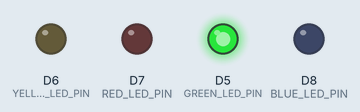
Recording of a sketch running on a simulated ESP8266 (NodeMCU). On the bench: output pins drawn as LEDs (lit = HIGH). WiFi joins after 1.5 s; servers stay silent unless stated; uploads are accepted with an empty reply; what the sketch prints to the serial monitor is not drawn.

Above: at 1.1 s.
At 2.1 s:
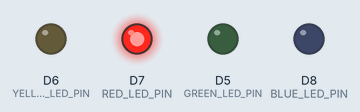
At 4.2 s:
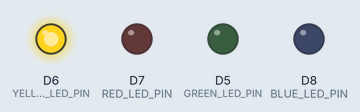
At 4.9 s:
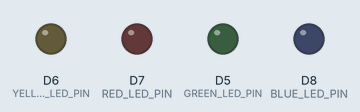
Timing chart, 0 to 6.4 s (numbered marks = the images above):
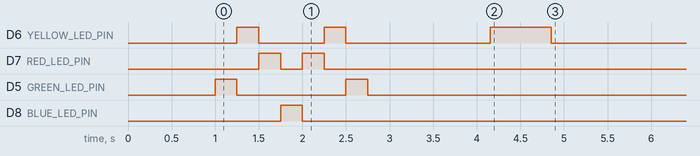

The sketch:

Program.ino
```cpp
// (licence header left out)
#include <ESP8266WiFi.h>
#include <WiFiClientSecure.h>
#include <ArduinoJson.h>
#include "user_interface.h"

// Global constants
const int GREEN_LED_PIN = D5;
const int YELLOW_LED_PIN = D6;
const int RED_LED_PIN = D7;
const int BLUE_LED_PIN = D8;
const char* ssid = "your-wifi-name";
const char* password = "your-password";
const char* host = "api.example.com";
const int httpsPort = 443;
const char* url = "/v1/value";
const char* fingerprint = "65 39 e1 1c 10 db af a4 ae ec 8e 7e a3 d4 68 e7 dc 36 f5 70";

// Global variables
bool global_success = false;   // Result of last request to server
int global_value = 0;          // Value from server to control LED tower
os_timer_t global_timer;       // Timer for LED blinking
bool global_blink = false;     // LED blinking state (on/off)

// Connect device to Wi-Fi network
void connectWiFi() {

  // Init Wi-Fi
  Serial.println();
  Serial.print("connecting to ");
  Serial.println(ssid);
  WiFi.begin(ssid, password);

  // Wait for Wi-Fi connection
  while (WiFi.status() != WL_CONNECTED) {
    delay(700);
    Serial.print(".");

    // Blink yellow LED
    digitalWrite(YELLOW_LED_PIN, global_blink ? HIGH : LOW);
    global_blink = !global_blink;
  }

  // Turn off yellow LED
  digitalWrite(YELLOW_LED_PIN, LOW);
  Serial.println("");
  Serial.println("WiFi connected");
  Serial.println("IP address: ");
  Serial.println(WiFi.localIP());

}

// Connect device to REST API server over secure HTTPS
void connectServer() {

  // Use WiFiClientSecure class to create TLS connection
  WiFiClientSecure client;
  Serial.print("connecting to ");
  Serial.println(host);

  // Connection status
  if (client.connect(host, httpsPort)) {
    // Success
    Serial.println("connected!");
  }
  else {
    // Failure
    Serial.println("connection failed");
    return;
  }

  // Verify TLS certificate fingerprint
  if (client.verify(fingerprint, host)) {
    Serial.println("certificate matches");
  } else {
    Serial.println("certificate doesn't match");
  }

  // Send HTTP GET request
  client.print("GET ");
  client.print(url);
  client.println(" HTTP/1.1");
  client.print("Host: ");
  client.println(host);
  client.println("Content-Type: application/json");
  client.println("Connection: close");
  client.println();

  // Pause to let answer the server
  delay(500);

  // Read HTTP header from server
  String json = "";
  bool header = true;
  while(header && client.available()){
    String line = client.readStringUntil('\r');
    if (line == "HTTP/1.1 200 OK") global_success = true;
    if (line == "\n") header = false;
    Serial.print(line);
  }
  Serial.println();
  if (global_success) Serial.println("HTTP OK");
  else Serial.println("HTTP ERROR");

  // Read HTTP body from server
  while (global_success && !header && client.available()) {
    String line = client.readStringUntil('\r');
    Serial.print(line);
    json = json + line;
  }
  Serial.println();
  Serial.println("closing connection");

  // Reading JSON
  DynamicJsonBuffer jsonBuffer(200);
  JsonObject& root = jsonBuffer.parseObject(json);
  Serial.print("JsonObject: ");
  Serial.println((int)root["code"]);
  if (root.success()) {

    // Read REST API status code
    const int code = root["code"];
    const char* message = root["message"];
    Serial.print("code: ");
    Serial.println(code);
    Serial.print("message: ");
    Serial.println(message);

    // Read REST API value
    if (code == 200) {
      global_value = root["data"]["value"];
      Serial.print("value: ");
      Serial.println(global_value);

      // Turn on/off LED colors
      digitalWrite(GREEN_LED_PIN, global_value == 1 ? HIGH : LOW);
      if (global_value != 2) digitalWrite(YELLOW_LED_PIN, LOW);
      if (global_value != 3) digitalWrite(RED_LED_PIN, LOW);
      if (global_value != 4) digitalWrite(BLUE_LED_PIN, LOW);
    }
  }
}

// Timer callback for LED blinking
void timerCallback(void *pArg) {

  digitalWrite(YELLOW_LED_PIN, global_blink && (global_value == 2) ? HIGH : LOW);
  digitalWrite(RED_LED_PIN, global_blink && (global_value == 3) ? HIGH : LOW);
  digitalWrite(BLUE_LED_PIN, global_blink && (global_value == 4) ? HIGH : LOW);
  global_blink = !global_blink;

}

// Setup code to run once
void setup() {

  // Set pin ouput mode
  pinMode(GREEN_LED_PIN, OUTPUT);
  pinMode(YELLOW_LED_PIN, OUTPUT);
  pinMode(RED_LED_PIN, OUTPUT);
  pinMode(BLUE_LED_PIN, OUTPUT);

  // Turn off all LED
  digitalWrite(GREEN_LED_PIN, LOW);
  digitalWrite(YELLOW_LED_PIN, LOW);
  digitalWrite(RED_LED_PIN, LOW);
  digitalWrite(BLUE_LED_PIN, LOW);
  delay(1000);

  // Light show
  digitalWrite(GREEN_LED_PIN, HIGH);
  digitalWrite(YELLOW_LED_PIN, LOW);
  digitalWrite(RED_LED_PIN, LOW);
  digitalWrite(BLUE_LED_PIN, LOW);
  delay(250);
  digitalWrite(GREEN_LED_PIN, LOW);
  digitalWrite(YELLOW_LED_PIN, HIGH);
  digitalWrite(RED_LED_PIN, LOW);
  digitalWrite(BLUE_LED_PIN, LOW);
  delay(250);
  digitalWrite(GREEN_LED_PIN, LOW);
  digitalWrite(YELLOW_LED_PIN, LOW);
  digitalWrite(RED_LED_PIN, HIGH);
  digitalWrite(BLUE_LED_PIN, LOW);
  delay(250);
  digitalWrite(GREEN_LED_PIN, LOW);
  digitalWrite(YELLOW_LED_PIN, LOW);
  digitalWrite(RED_LED_PIN, LOW);
  digitalWrite(BLUE_LED_PIN, HIGH);
  delay(250);
  digitalWrite(GREEN_LED_PIN, LOW);
  digitalWrite(YELLOW_LED_PIN, LOW);
  digitalWrite(RED_LED_PIN, HIGH);
  digitalWrite(BLUE_LED_PIN, LOW);
  delay(250);
  digitalWrite(GREEN_LED_PIN, LOW);
  digitalWrite(YELLOW_LED_PIN, HIGH);
  digitalWrite(RED_LED_PIN, LOW);
  digitalWrite(BLUE_LED_PIN, LOW);
  delay(250);
  digitalWrite(GREEN_LED_PIN, HIGH);
  digitalWrite(YELLOW_LED_PIN, LOW);
  digitalWrite(RED_LED_PIN, LOW);
  digitalWrite(BLUE_LED_PIN, LOW);
  delay(250);
  digitalWrite(GREEN_LED_PIN, LOW);
  digitalWrite(YELLOW_LED_PIN, LOW);
  digitalWrite(RED_LED_PIN, LOW);
  digitalWrite(BLUE_LED_PIN, LOW);

  // Init serial monitor
  Serial.begin(115200);
  Serial.println();
  Serial.println("Andon v1.00");

  // Connect device to Wi-Fi
  connectWiFi();

  // Setup timer
  os_timer_disarm(&global_timer);
  os_timer_setfn(&global_timer, timerCallback, NULL);
  os_timer_arm(&global_timer, 700, true);

}

// Main code to run repeatedly
void loop() {

  // Connect device to server
  connectServer();

  // Wait 10 seconds
  delay(10000);

}
```
